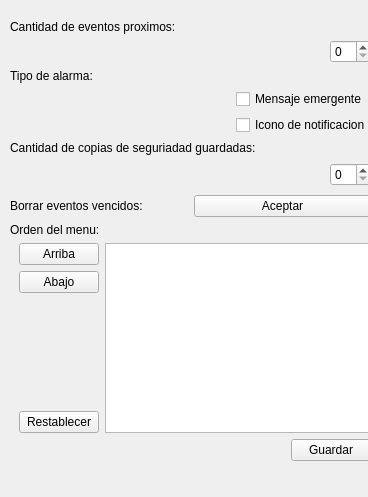
<?xml version="1.0" encoding="UTF-8"?>
<ui version="4.0">
 <class>Form</class>
 <widget class="QWidget" name="Form">
  <property name="geometry">
   <rect>
    <x>0</x>
    <y>0</y>
    <width>368</width>
    <height>497</height>
   </rect>
  </property>
  <property name="windowTitle">
   <string>Form</string>
  </property>
  <widget class="QWidget" name="layoutWidget">
   <property name="geometry">
    <rect>
     <x>10</x>
     <y>20</y>
     <width>361</width>
     <height>441</height>
    </rect>
   </property>
   <layout class="QVBoxLayout" name="verticalLayout_3">
    <item>
     <widget class="QLabel" name="label">
      <property name="text">
       <string>Cantidad de eventos proximos:</string>
      </property>
     </widget>
    </item>
    <item>
     <layout class="QHBoxLayout" name="horizontalLayout">
      <item>
       <spacer name="horizontalSpacer">
        <property name="orientation">
         <enum>Qt::Horizontal</enum>
        </property>
        <property name="sizeHint" stdset="0">
         <size>
          <width>98</width>
          <height>20</height>
         </size>
        </property>
       </spacer>
      </item>
      <item>
       <widget class="QSpinBox" name="cantidadEventosSpin"/>
      </item>
     </layout>
    </item>
    <item>
     <widget class="QLabel" name="label_2">
      <property name="text">
       <string>Tipo de alarma:</string>
      </property>
     </widget>
    </item>
    <item>
     <layout class="QHBoxLayout" name="horizontalLayout_2">
      <item>
       <spacer name="horizontalSpacer_2">
        <property name="orientation">
         <enum>Qt::Horizontal</enum>
        </property>
        <property name="sizeHint" stdset="0">
         <size>
          <width>98</width>
          <height>18</height>
         </size>
        </property>
       </spacer>
      </item>
      <item>
       <layout class="QVBoxLayout" name="verticalLayout_2">
        <item>
         <widget class="QCheckBox" name="alarmaMenEmergente">
          <property name="text">
           <string>Mensaje emergente</string>
          </property>
         </widget>
        </item>
        <item>
         <widget class="QCheckBox" name="alarmaIcono">
          <property name="text">
           <string>Icono de notificacion</string>
          </property>
         </widget>
        </item>
       </layout>
      </item>
     </layout>
    </item>
    <item>
     <widget class="QLabel" name="label_3">
      <property name="text">
       <string>Cantidad de copias de seguriadad guardadas:</string>
      </property>
     </widget>
    </item>
    <item>
     <layout class="QHBoxLayout" name="horizontalLayout_3">
      <item>
       <spacer name="horizontalSpacer_3">
        <property name="orientation">
         <enum>Qt::Horizontal</enum>
        </property>
        <property name="sizeHint" stdset="0">
         <size>
          <width>98</width>
          <height>28</height>
         </size>
        </property>
       </spacer>
      </item>
      <item>
       <widget class="QSpinBox" name="cantCopiaSegSpin"/>
      </item>
     </layout>
    </item>
    <item>
     <layout class="QHBoxLayout" name="horizontalLayout_4">
      <item>
       <widget class="QLabel" name="label_4">
        <property name="text">
         <string>Borrar eventos vencidos:</string>
        </property>
       </widget>
      </item>
      <item>
       <widget class="QPushButton" name="BorrarEventosBtn">
        <property name="text">
         <string>Aceptar</string>
        </property>
       </widget>
      </item>
     </layout>
    </item>
    <item>
     <widget class="QLabel" name="label_5">
      <property name="text">
       <string>Orden del menu:</string>
      </property>
     </widget>
    </item>
    <item>
     <layout class="QHBoxLayout" name="horizontalLayout_8">
      <item>
       <layout class="QVBoxLayout" name="verticalLayout_5">
        <property name="leftMargin">
         <number>9</number>
        </property>
        <item>
         <widget class="QPushButton" name="OrdenArribaBtn">
          <property name="text">
           <string>Arriba</string>
          </property>
         </widget>
        </item>
        <item>
         <widget class="QPushButton" name="OrdenAbajoBtn">
          <property name="text">
           <string>Abajo</string>
          </property>
         </widget>
        </item>
        <item>
         <spacer name="verticalSpacer">
          <property name="orientation">
           <enum>Qt::Vertical</enum>
          </property>
          <property name="sizeHint" stdset="0">
           <size>
            <width>20</width>
            <height>40</height>
           </size>
          </property>
         </spacer>
        </item>
        <item>
         <widget class="QPushButton" name="OrdenRestablecerBtn">
          <property name="text">
           <string>Restablecer</string>
          </property>
         </widget>
        </item>
       </layout>
      </item>
      <item>
       <widget class="QListWidget" name="listaMainApp"/>
      </item>
     </layout>
    </item>
    <item>
     <layout class="QHBoxLayout" name="horizontalLayout_5">
      <item>
       <spacer name="horizontalSpacer_6">
        <property name="orientation">
         <enum>Qt::Horizontal</enum>
        </property>
        <property name="sizeHint" stdset="0">
         <size>
          <width>218</width>
          <height>18</height>
         </size>
        </property>
       </spacer>
      </item>
      <item>
       <widget class="QPushButton" name="GuardarBtn">
        <property name="text">
         <string>Guardar</string>
        </property>
       </widget>
      </item>
     </layout>
    </item>
   </layout>
  </widget>
 </widget>
 <resources/>
 <connections/>
</ui>
